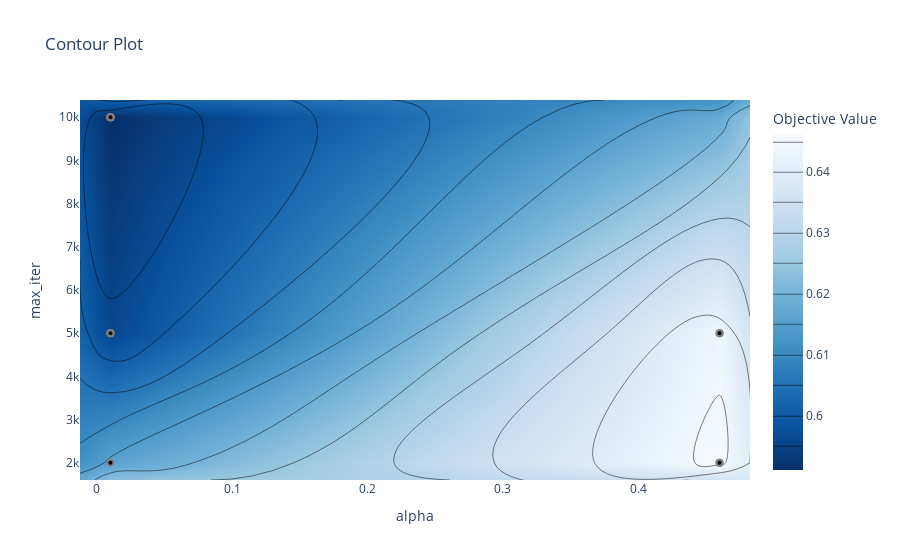

Notebook code cell kept with this figure:
### Code cell
optuna.visualization.plot_contour(study, ['alpha', 'hidden_layer_sizes'])

### Figure 1 — Plotly figure (JSON) as saved in the notebook; plotly's stock layout.template omitted (floating-point values rounded to 4 significant figures)
{"data": [{"colorbar": {"title": {"text": "Objective Value"}}, "colorscale": [[0, "rgb(247,251,255)"], [0.125, "rgb(222,235,247)"], [0.25, "rgb(198,219,239)"], [0.375, "rgb(158,202,225)"], [0.5, "rgb(107,174,214)"], [0.625, "rgb(66,146,198)"], [0.75, "rgb(33,113,181)"], [0.875, "rgb(8,81,156)"], [1, "rgb(8,48,107)"]], "connectgaps": true, "contours": {"coloring": "heatmap"}, "hoverinfo": "none", "line": {"smoothing": 1.3}, "reversescale": true, "type": "contour", "x": [-0.0125, 0.01, 0.46, 0.4825], "y": [1600, 2000, 5000, 10000, 10400], "z": [[null, null, null, null], [null, 0.6159, 0.6462, null], [null, 0.5958, 0.6439, null], [null, 0.5911, null, null], [null, null, null, null]]}, {"marker": {"color": "black", "line": {"color": "Grey", "width": 2}}, "mode": "markers", "showlegend": false, "type": "scatter", "x": [0.01, 0.46, 0.01, 0.46, 0.01, 0.01, 0.46, 0.01, 0.01, 0.46, 0.01, 0.01, 0.01, 0.01, 0.01], "y": [5000, 2000, 2000, 5000, 10000, 5000, 5000, 5000, 10000, 2000, 10000, 10000, 10000, 10000, 10000]}], "layout": {"title": {"text": "Contour Plot"}, "xaxis": {"range": [-0.0125, 0.4825], "title": {"text": "alpha"}}, "yaxis": {"range": [1600, 10400], "title": {"text": "max_iter"}}}}
